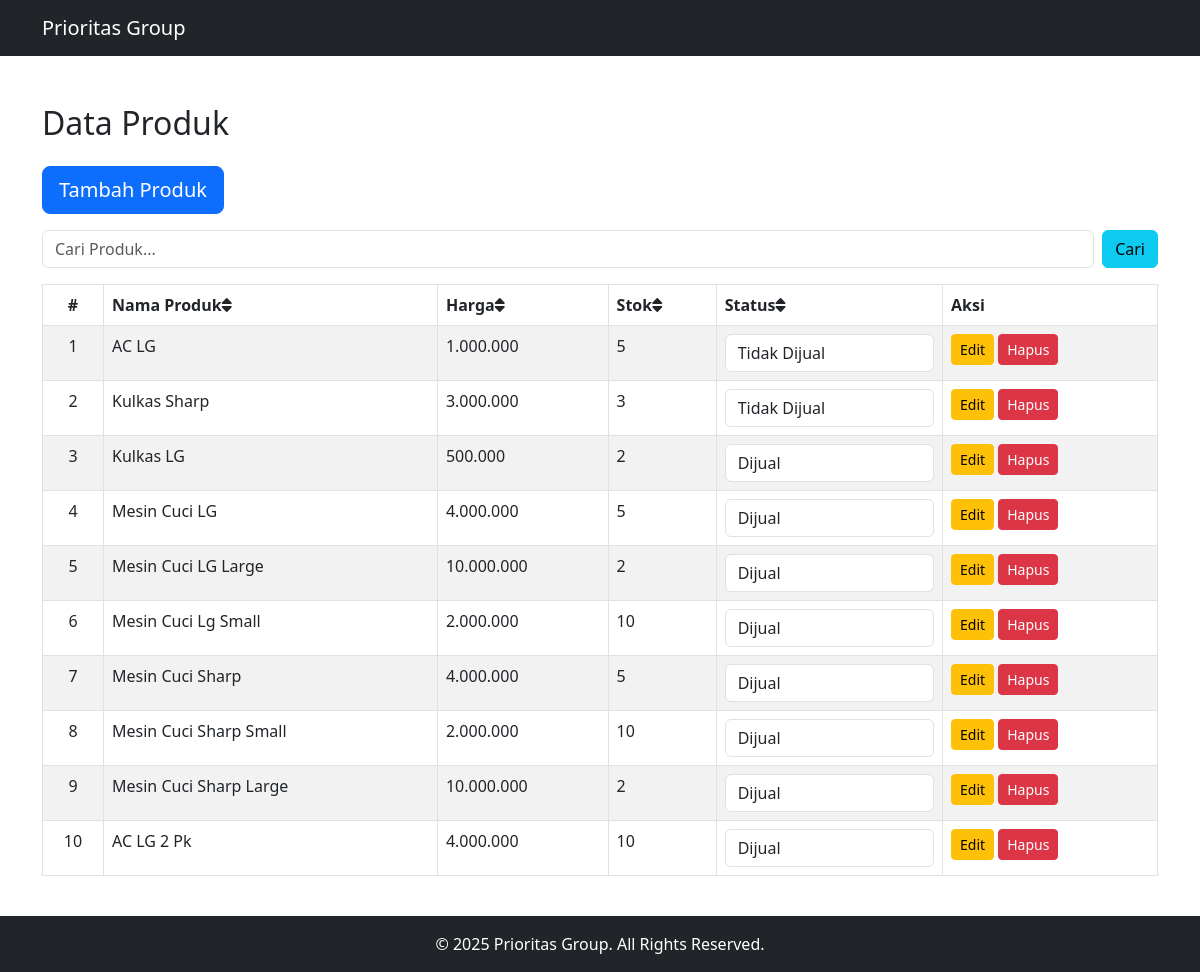
The page / on the database its author committed.
### tables this page shows
CREATE TABLE `products` (
  `id` int NOT NULL,
  `name` varchar(255) NOT NULL,
  `price` decimal(10,2) NOT NULL,
  `stock` int NOT NULL,
  `is_sell` tinyint(1) NOT NULL DEFAULT '1',
  `created_at` timestamp NULL DEFAULT CURRENT_TIMESTAMP,
  `updated_at` timestamp NULL DEFAULT CURRENT_TIMESTAMP ON UPDATE CURRENT_TIMESTAMP
);

### application/controllers/Product.php (called while the page is built, shortened)
<?php
class Product extends CI_Controller {
    public function __construct() {
        $this->load->model('Product_model');
        $this->load->database();
        $this->load->helper('url');
        $this->load->library('session');
        $this->load->library('form_validation');
    }
    public function index() {
        $search = $this->input->get('search');
        $sort_by = $this->input->get('sort_by', TRUE);
        $order = $this->input->get('order', TRUE) ?: 'asc';
        $products = $this->db->get('products')->result_array();
        $data['products'] = $products;
        $data['search'] = $search;
        $data['sort_by'] = $sort_by;
        $data['order'] = $order;
        $this->load->view('product_list', $data);
    }
}

### index.php (called while the page is built, shortened)
<?php
require_once BASEPATH.'core/CodeIgniter.php';

### application/views/product_list.php (the view, shortened to what this page needs)
<?php
    include('layout/header.php');
?>
<h2 class="my-4">Data Produk</h2>
<a href="<?= base_url('product/add'); ?>" class="btn btn-primary mb-3 btn-lg">Tambah Produk</a>
<form method="GET" action="<?= base_url('product'); ?>" class="d-flex mb-3">
    <input type="text" name="search" class="form-control me-2" placeholder="Cari Produk..." value="<?= isset($search) ? $search : ''; ?>" aria-label="Search for products">
    <button type="submit" class="btn btn-info">Cari</button>
</form>
<div class="table-responsive">
    <table id="productTable" class="table table-striped table-bordered">
        <thead>
            <tr>
                <th class="text-center">#</th>
                <th class="<?= ($sort_by == 'name') ? ($order == 'asc' ? 'asc' : 'desc') : 'default'; ?>">
                    <a href="<?= base_url('product?sort_by=name&order=' . ($sort_by == 'name' && $order == 'asc' ? 'desc' : 'asc')) ?>" class="d-flex align-items-center">
                        Nama Produk
                        <?php if ($sort_by == 'name') : ?>
                            <?php if ($order == 'asc') : ?>
                                <i class="fa-solid fa-sort-up"></i>
                            <?php else : ?>
                                <i class="fa-solid fa-sort-down"></i>
                            <?php endif; ?>
                        <?php else : ?>
                            <i class="fa-solid fa-sort"></i>
                        <?php endif; ?>
                    </a>
                </th>
                <th class="<?= ($sort_by == 'price') ? ($order == 'asc' ? 'asc' : 'desc') : 'default'; ?>">
                    <a href="<?= base_url('product?sort_by=price&order=' . ($sort_by == 'price' && $order == 'asc' ? 'desc' : 'asc')) ?>" class="d-flex align-items-center">
                        Harga
                        <?php if ($sort_by == 'price') : ?>
                            <?php if ($order == 'asc') : ?>
                                <i class="fa-solid fa-sort-up"></i>
                            <?php else : ?>
                                <i class="fa-solid fa-sort-down"></i>
                            <?php endif; ?>
                        <?php else : ?>
                            <i class="fa-solid fa-sort"></i>
                        <?php endif; ?>
                    </a>
                </th>
                <th class="<?= ($sort_by == 'stock') ? ($order == 'asc' ? 'asc' : 'desc') : 'default'; ?>">
                    <a href="<?= base_url('product?sort_by=stock&order=' . ($sort_by == 'stock' && $order == 'asc' ? 'desc' : 'asc')) ?>" class="d-flex align-items-center">
                        Stok
                        <?php if ($sort_by == 'stock') : ?>
                            <?php if ($order == 'asc') : ?>
                                <i class="fa-solid fa-sort-up"></i>
                            <?php else : ?>
                                <i class="fa-solid fa-sort-down"></i>
                            <?php endif; ?>
                        <?php else : ?>
                            <i class="fa-solid fa-sort"></i>
                        <?php endif; ?>
                    </a>
                </th>
                <th class="<?= ($sort_by == 'is_sell') ? ($order == 'asc' ? 'asc' : 'desc') : 'default'; ?>">
                    <a href="<?= base_url('product?sort_by=is_sell&order=' . ($sort_by == 'is_sell' && $order == 'asc' ? 'desc' : 'asc')) ?>" class="d-flex align-items-center">
                        Status
                        <?php if ($sort_by == 'is_sell') : ?>
                            <?php if ($order == 'asc') : ?>
                                <i class="fa-solid fa-sort-up"></i>
                            <?php else : ?>
                                <i class="fa-solid fa-sort-down"></i>
                            <?php endif; ?>
                        <?php else : ?>
                            <i class="fa-solid fa-sort"></i>
                        <?php endif; ?>
                    </a>
                </th>
                <th>Aksi</th>
            </tr>
        </thead>
        <tbody>
            <?php $start = $this->uri->segment(3, 0) + 1; ?>
            <?php foreach ($products as $product) : ?>
                <tr>
                    <td class="text-center"><?= $start++; ?></td>
                    <td><?= $product['name']; ?></td>
                    <td><?= number_format($product['price'], 0, ',', '.'); ?></td>
                    <td><?= $product['stock']; ?></td>
                    <td>
                        <select class="form-control status-dropdown" data-id="<?= $product['id']; ?>">
                            <option value="1" <?= $product['is_sell'] == 1 ? 'selected' : ''; ?>>Dijual</option>
                            <option value="0" <?= $product['is_sell'] == 0 ? 'selected' : ''; ?>>Tidak Dijual</option>
                        </select>
                    </td>
                    <td>
                        <a href="<?= base_url('product/edit/' . $product['id']); ?>" class="btn btn-warning btn-sm">Edit</a>
                        <button class="btn btn-danger btn-sm delete-product" data-id="<?= $product['id']; ?>">Hapus</button>
                    </td>
                </tr>
            <?php endforeach; ?>
        </tbody>
    </table>
</div>
<?php include('layout/footer.php'); ?>

### application/views/layout/header.php (shortened to what this page needs)
<!DOCTYPE html>
<html lang="id">
<head>
    <link href="https://cdnjs.cloudflare.com/ajax/libs/font-awesome/6.0.0-beta3/css/all.min.css" rel="stylesheet">
    <link rel="stylesheet" href="https://cdn.jsdelivr.net/npm/bootstrap@5.3.0/dist/css/bootstrap.min.css">
    <link rel="stylesheet" href="<?= base_url('assets/css/style.css?v=' . filemtime(FCPATH . 'assets/css/style.css')); ?>">
</head>
<body>
    <nav class="navbar navbar-expand-lg navbar-dark bg-dark">
        <div class="container">
            <a class="navbar-brand" href="<?= base_url(); ?>">Prioritas Group</a>
        </div>
    </nav>
    <div class="d-flex flex-column min-vh-100">
        <div class="container mt-4 flex-grow-1">

### application/views/layout/footer.php (shortened to what this page needs)
        </div>
    </div>
<footer class="bg-dark text-white text-center py-3 mt-4">
    &copy; <?= date('Y'); ?> Prioritas Group. All Rights Reserved.
</footer>
</body>
</html>

### assets/css/style.css (style rules this page uses)
th a { text-decoration: none; color: inherit; }
th.default::after { content: ""; }

### rows shown on the page
products: name "AC LG", price "1.000.000", stock "5", is_sell+id "Tidak Dijual"
products: name "Kulkas Sharp", price "3.000.000", stock "3", is_sell+id "Tidak Dijual"
products: name "Kulkas LG", price "500.000", stock "2", is_sell+id "Dijual"
products: name "Mesin Cuci LG", price "4.000.000", stock "5", is_sell+id "Dijual"
products: name "Mesin Cuci LG Large", price "10.000.000", stock "2", is_sell+id "Dijual"
products: name "Mesin Cuci Lg Small", price "2.000.000", stock "10", is_sell+id "Dijual"
products: name "Mesin Cuci Sharp", price "4.000.000", stock "5", is_sell+id "Dijual"
products: name "Mesin Cuci Sharp Small", price "2.000.000", stock "10", is_sell+id "Dijual"
products: name "Mesin Cuci Sharp Large", price "10.000.000", stock "2", is_sell+id "Dijual"
products: name "AC LG 2 Pk", price "4.000.000", stock "10", is_sell+id "Dijual"
